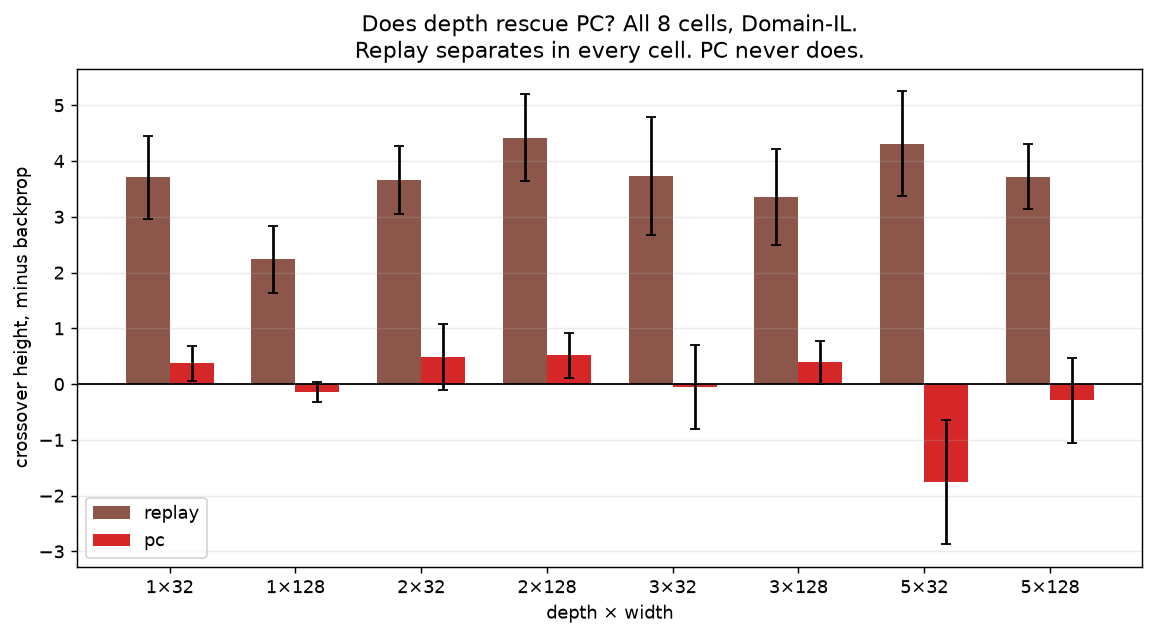

This figure's Python source:
"""Slide asset: does depth rescue PC? One summary chart, all 8 cells, from 59 (already run)."""
import sys
from pathlib import Path

ROOT = Path(__file__).resolve().parents[1]
sys.path.insert(0, str(ROOT))

import numpy as np
import matplotlib.pyplot as plt

from src.protocol import array_path, figure_path
from src.metrics import paired_diff

z = np.load(array_path(str(ROOT / "experiments" / "59_does_pc_help_in_a_bigger_network.py")),
            allow_pickle=True)
cells = z["cells"]
labels = [f"{d}×{w}" for d, w in cells]

fig, ax = plt.subplots(figsize=(9, 5))
x = np.arange(len(cells))
w = 0.35
for i, m in enumerate(["replay", "pc"]):
    ds, ses = [], []
    for d, wd in cells:
        key = f"xh_{d}x{wd}"
        diff, se, _ = paired_diff(z[f"{key}_{m}"], z[f"{key}_backprop"])
        ds.append(diff)
        ses.append(se)
    ax.bar(x + (i - 0.5) * w, ds, w, yerr=ses, capsize=3,
           color="tab:brown" if m == "replay" else "tab:red", label=m)

ax.axhline(0, color="k", lw=1)
ax.set_xticks(x)
ax.set_xticklabels(labels)
ax.set_xlabel("depth × width")
ax.set_ylabel("crossover height, minus backprop")
ax.set_title("Does depth rescue PC? All 8 cells, Domain-IL.\nReplay separates in every cell. PC never does.")
ax.legend()
ax.grid(alpha=0.25, axis="y")
fig.tight_layout()
fig.savefig(figure_path(__file__), dpi=130, bbox_inches="tight")
print(f"saved {figure_path(__file__)}")
